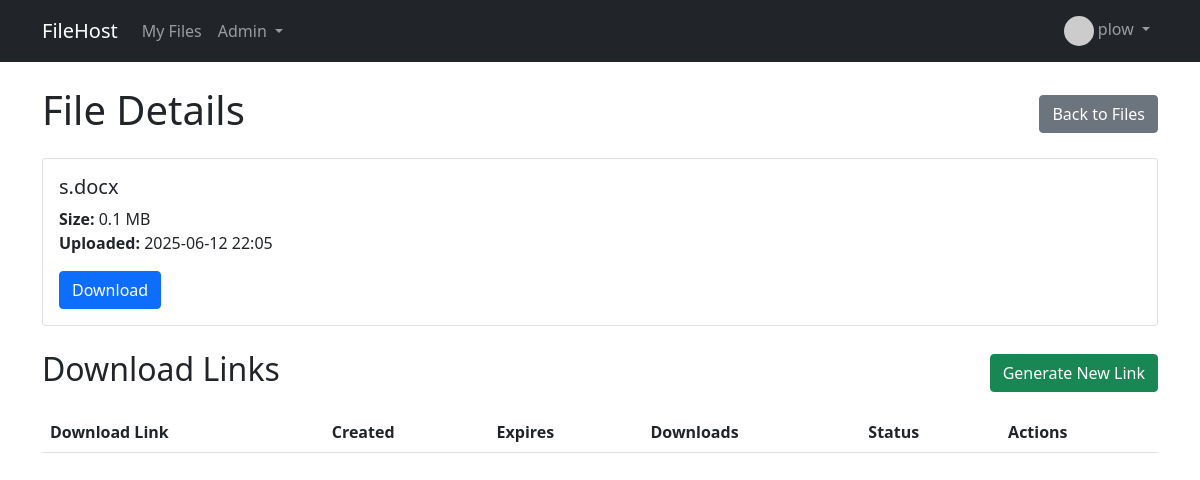
The app's page /files/2 (signed in) with its own data.
### projectx.py (models this page shows, shortened)
class User(UserMixin, db.Model):
    id = db.Column(db.Integer, primary_key=True)
    username = db.Column(db.String(64), unique=True, index=True)
    email = db.Column(db.String(120), unique=True, index=True, nullable=False)
    password_hash = db.Column(db.String(128))
    full_name = db.Column(db.String(100))
    avatar = db.Column(db.String(200))
    is_admin = db.Column(db.Boolean, default=False)
    created_at = db.Column(db.DateTime, default=datetime.utcnow)
    files = db.relationship('File', backref='owner', lazy='dynamic')
    def get_avatar_url(self):
        if self.avatar:
            return url_for('static', filename=f'avatars/{self.avatar}')
        return 'https://www.gravatar.com/avatar/default'

class File(db.Model):
    id = db.Column(db.Integer, primary_key=True)
    original_name = db.Column(db.String(256))
    storage_name = db.Column(db.String(64), unique=True)
    description = db.Column(db.Text)
    upload_date = db.Column(db.DateTime, default=datetime.utcnow)
    size = db.Column(db.Integer)
    user_id = db.Column(db.Integer, db.ForeignKey('user.id'))
    download_links = db.relationship('DownloadLink', backref='file', lazy='dynamic')
    def get_size_mb(self):
        return round(self.size / (1024 * 1024), 2) if self.size else 0

### projectx.py (the view)
@app.route('/files/<int:file_id>', methods=['GET', 'POST'])
@login_required
def file_details(file_id):
    file = File.query.get_or_404(file_id)
    if file.owner != current_user and not current_user.is_admin:
        abort(403)
    form = EditFileForm()
    if form.validate_on_submit():
        file.description = form.description.data
        db.session.commit()
        flash('File description updated.')
        return redirect(url_for('file_details', file_id=file.id))
    elif request.method == 'GET':
        form.description.data = file.description
    links = file.download_links.order_by(DownloadLink.created_at.desc()).all()
    link_form = CreateLinkForm()
    return render_template('files/file_details.html',
                           file=file,
                           form=form,
                           links=links,
                           link_form=link_form)

### projectx.py (called while the page is built)
@login_manager.user_loader
def load_user(user_id):
    return User.query.get(int(user_id))

### templates/files/file_details.html (shortened to what this page needs)
{% extends "base.html" %}
{% block content %}
<div class="d-flex justify-content-between align-items-center mb-3">
    <h1>File Details</h1>
    <a href="{{ url_for('user_files') }}" class="btn btn-secondary">Back to Files</a>
</div>
<div class="card mb-4">
    <div class="card-body">
        <h5 class="card-title">{{ file.original_name }}</h5>
        <p class="card-text">
            <strong>Size:</strong> {{ file.get_size_mb() }} MB<br>
            <strong>Uploaded:</strong> {{ file.upload_date.strftime('%Y-%m-%d %H:%M') }}
        </p>
        <a href="{{ url_for('download_file', file_id=file.id) }}" class="btn btn-primary">Download</a>
    </div>
</div>
<div class="d-flex justify-content-between align-items-center mb-3">
    <h2>Download Links</h2>
    <form method="POST" action="{{ url_for('create_download_link', file_id=file.id) }}">
        <button type="submit" class="btn btn-success">Generate New Link</button>
    </form>
</div>
<table class="table table-striped">
    <thead>
        <tr>
            <th>Download Link</th>
            <th>Created</th>
            <th>Expires</th>
            <th>Downloads</th>
            <th>Status</th>
            <th>Actions</th>
        </tr>
    </thead>
</table>
{% endblock %}

### templates/base.html (shortened to what this page needs)
<!DOCTYPE html>
<html lang="en">
<head>
    <link href="https://cdn.jsdelivr.net/npm/bootstrap@5.1.3/dist/css/bootstrap.min.css" rel="stylesheet">
</head>
<body>
    <nav class="navbar navbar-expand-lg navbar-dark bg-dark">
        <div class="container">
            <a class="navbar-brand" href="{{ url_for('index') }}">FileHost</a>
            <div class="collapse navbar-collapse" id="navbarNav">
                <ul class="navbar-nav me-auto">
                    {% if current_user.is_authenticated %}
                        <li class="nav-item">
                            <a class="nav-link" href="{{ url_for('user_files') }}">My Files</a>
                        </li>
                    {% endif %}
                    {% if current_user.is_authenticated and current_user.is_admin %}
                        <li class="nav-item dropdown">
                            <a class="nav-link dropdown-toggle" href="#" id="adminDropdown" role="button" data-bs-toggle="dropdown">
                                Admin
                            </a>
                        </li>
                    {% endif %}
                </ul>
                <ul class="navbar-nav">
                    {% if current_user.is_authenticated %}
                        <li class="nav-item dropdown">
                            <a class="nav-link dropdown-toggle" href="#" id="userDropdown" role="button" data-bs-toggle="dropdown">
                                <img src="{{ current_user.get_avatar_url() }}" alt="Avatar" width="30" height="30" class="rounded-circle">
                                {{ current_user.username }}
                            </a>
                        </li>
                    {% endif %}
                </ul>
            </div>
        </div>
    </nav>
    <div class="container mt-4">
        {% block content %}{% endblock %}
    </div>
</body>
</html>

### records on screen
User: username "plow"
File: original_name "s.docx", get_size_mb "0.1", upload_date "2025-06-12 22:05"
